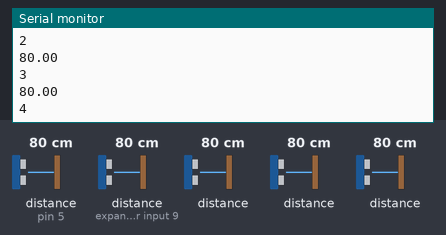
Bench run of a sketch on a simulated Arduino Uno, built with avr-gcc and run on an emulated ATmega328P. On the bench: the last lines printed to the serial monitor. The test bench sets the inputs (shaded band); at power-on: distance to the obstacle (sensors on pin 5, expander input 9) 80 cm, distance to the obstacle 80 cm. The echo pulse lasts 58.3 µs per cm.

Above: at 1.2 s.
1.3 s: distance to the obstacle (sensor on pin 5) set to 2 cm
At 1.36 s:
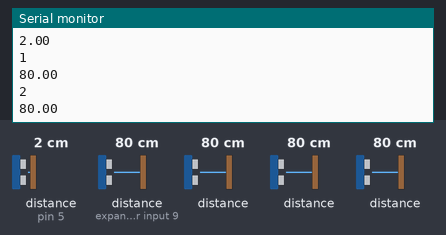
2.8 s: distance to the obstacle (sensor on expander input 9) set to 4 cm
At 2.87 s:
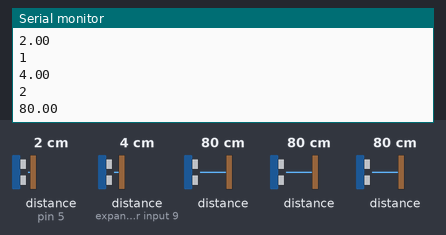
4.3 s: distance to the obstacle (sensor 205) set to 9 cm
At 5.3 s:
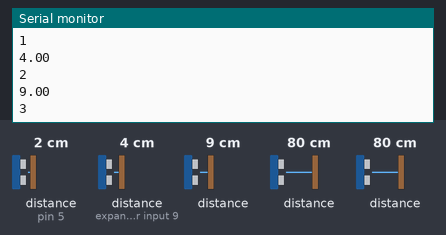
5.8 s: distance to the obstacle (sensor 305) set to 18 cm
At 6.3 s:
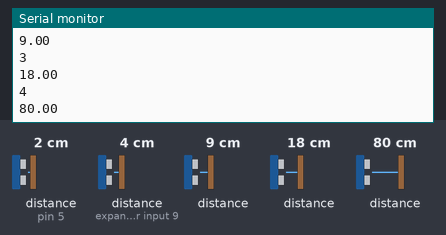
7.3 s: distance to the obstacle (sensor 405) set to 4 cm
At 8.0 s:
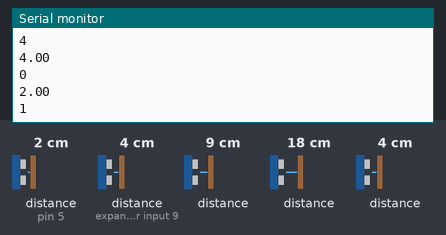
8.8 s: distance to the obstacle (sensor on pin 5) set to 4 cm
At 9.5 s:
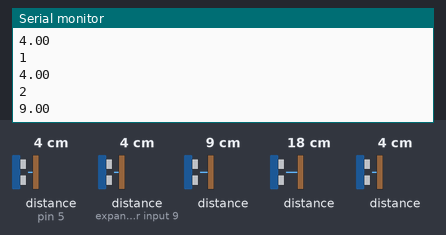
Timing chart, 0 to 11.3 s (numbered marks = the images above; inputs shaded):
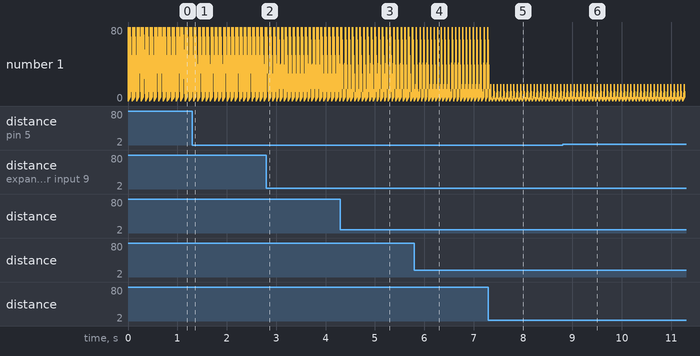

Measured:
- after the input at 1.3 s, the serial monitor: prints a new line at once (image 1)
- after the input at 2.8 s, the serial monitor: prints a new line after 0.06 s (image 2)
- after the input at 4.3 s, the serial monitor: prints a new line after 0.09 s (image 3)
- after the input at 5.8 s, the serial monitor: prints a new line at once (image 4)

The sketch:

multiullib.ino
```cpp
#include <HCSR04.h>

HCSR04 hc(2, new int[5]{5, 6, 7, 8, 9}, 5); //initialisation class HCSR04 (trig pin , echo pin, number of sensor)

void setup()
{
    Serial.begin(9600);
}

void loop()
{
    for (int i = 0; i < 5; i++){
        Serial.println(i);
        Serial.println(hc.dist(i)); //return curent distance in serial for sensor 1 to 6
    }
    delay(60);                      // we suggest to use over 60ms measurement cycle, in order to prevent trigger signal to the echo signal.
}
```
